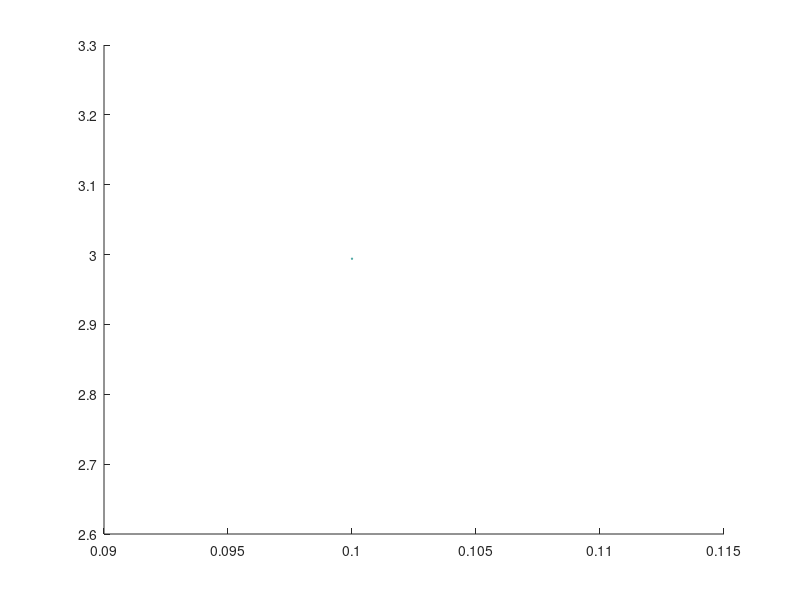

Recreate this plot in MATLAB. (Note: this script raises an error after producing the figure.)
close all
clear all

%<<<<<<< HEAD
E_range = [2 4]; 
%=======
E_range = [0.1 100]; 
%>>>>>>> 0c67f89afd04bff2c077f11e18888ae4b7921e13

E_vals = logspace(log10(E_range(1)), log10(E_range(2)), 5);

% potential parameters
sigma = 1;
eps = 1;

b_points = 500;
bvals = linspace(0, sigma*3, b_points);
bvals = bvals(2:end-1);

f1 = figure(1);
f2 = figure(2);

for E=E_vals
    theta = zeros(1, b_points-2);
    
    for i=1:length(bvals)
       theta(i) = scatter(E, bvals(i), sigma, eps); 
    end
    [b_temp grad] = num_grad(bvals, theta);
    offset = (length(bvals)-length(grad)) / 2;
    cross_section = b_temp ./ ...
                    sin(theta(1+offset:end-offset)) .* ...
                    1./abs(grad);
                
    figure(1)
    plot(bvals, theta, 'LineWidth', 1)
    hold on
    figure(2)
    plot(theta(1+offset:end-offset), cross_section, ...
            'LineWidth', 1)
    hold on
    
    
end
figure(1)
lh1 = legend(num2str(E_vals(1)), num2str(E_vals(2)), ...
             num2str(E_vals(3)),num2str(E_vals(4)), ...
             num2str(E_vals(5)));
xlabel('Impact parameter b', 'FontSize', 20)
ylabel('Scattering angle (radians)', 'FontSize', 20)

set(lh1, 'FontSize', 16, 'Location', 'best')
set(gca, 'FontSize', 16)

figure(2)
lh2 = legend(num2str(E_vals(1)), num2str(E_vals(2)), ...
             num2str(E_vals(3)),num2str(E_vals(4)), ...
             num2str(E_vals(5)));
   
xlabel('Deflection angle', 'FontSize', 20)
ylabel('Cross section area', 'FontSize', 20)

set(lh2, 'FontSize', 16, 'Location', 'best')
set(gca, 'FontSize', 16)

%saveas(f1, ['figs/da' '.eps'], 'epsc')
%saveas(f2, ['figs/ca' '.eps'], 'epsc')

